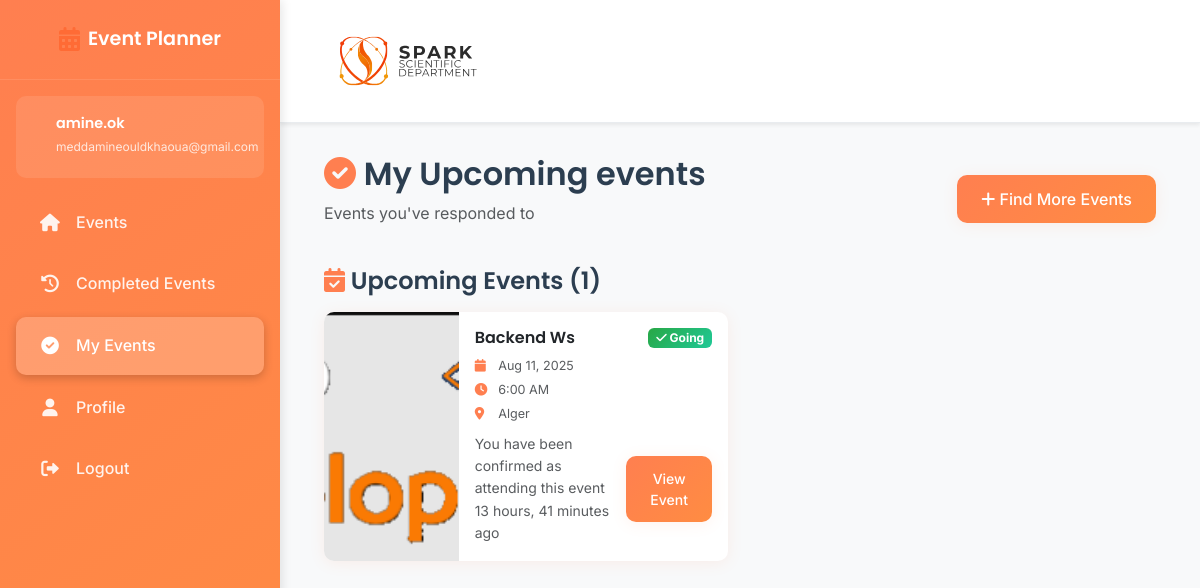
Page /my-rsvps/ (signed in) on the committed database.
### events/models.py (models this page shows, shortened)
class RSVP(models.Model):
    STATUS_CHOICES = [
        ('going', 'Going'),
        ('not_going', 'Not Going'),
    ]
    event = models.ForeignKey(Event, on_delete=models.CASCADE, related_name='rsvps')
    user = models.ForeignKey(User, on_delete=models.CASCADE)
    status = models.CharField(max_length=10, choices=STATUS_CHOICES)
    created_at = models.DateTimeField(default=timezone.now)
    class Meta:
        unique_together = ['event', 'user']

class Event(models.Model):
    title = models.CharField(max_length=200)
    description = models.TextField()
    date = models.DateField()
    time = models.TimeField()
    location = models.CharField(max_length=300)
    duration_days = models.PositiveIntegerField(default=0, help_text="Duration in days")
    duration_hours = models.PositiveIntegerField(default=0, help_text="Duration in hours")
    auto_complete_days = models.PositiveIntegerField(default=0, help_text="Days after event start to auto-complete")
    auto_complete_hours = models.PositiveIntegerField(default=0, help_text="Hours after event start to auto-complete")
    capacity = models.PositiveIntegerField(blank=True, null=True)
    creator = models.ForeignKey(User, on_delete=models.CASCADE, related_name='created_events')
    image = models.ImageField(default='event_default.jpg', upload_to='event_pics')
    end_datetime = models.DateTimeField(blank=True, null=True)
    created_at = models.DateTimeField(default=timezone.now)
    updated_at = models.DateTimeField(auto_now=True)
    is_completed = models.BooleanField(default=False, help_text="Mark this event as manually completed")
    auto_complete_datetime = models.DateTimeField(blank=True, null=True, help_text="Event will be automatically marked as completed at this date and time")
    class Meta:
        ordering = ['date', 'time']

### events/views.py (the view, shortened to what this page needs)
# urls.py: path('my-rsvps/', my_rsvps, name='my-rsvps'),
@login_required
def my_rsvps(request):
    upcoming_rsvps = RSVP.objects.filter(
        user=request.user,
        event__date__gte=timezone.now().date()
    ).select_related('event').order_by('event__date', 'event__time')
    past_rsvps = RSVP.objects.filter(
        user=request.user,
        event__date__lt=timezone.now().date()
    ).select_related('event').order_by('-event__date', '-event__time')
    return render(request, 'events/my_rsvps.html', {
        'upcoming_rsvps': upcoming_rsvps,
        'past_rsvps': past_rsvps,
        'rating_form': RatingForm()
    })

### templates/events/my_rsvps.html (shortened to what this page needs)
{% extends "base.html" %}
{% load static %}
{% block content %}
<div class="container-fluid">
    <div class="row mb-4">
        <div class="col-12">
            <div class="d-flex justify-content-between align-items-center">
                <div>
                    <h2><i class="fas fa-check-circle text-orange"></i> My Upcoming events</h2>
                    <p class="text-muted">Events you've responded to</p>
                </div>
                <a href="{% url 'events-home' %}" class="btn btn-orange">
                    <i class="fas fa-plus"></i> Find More Events
                </a>
            </div>
        </div>
    </div>
    {% if upcoming_rsvps %}
        <div class="row mb-5">
            <div class="col-12">
                <h4 class="mb-3">
                    <i class="fas fa-calendar-check text-orange"></i>
                    Upcoming Events ({{ upcoming_rsvps.count }})
                </h4>
                <div class="row">
                    {% for rsvp in upcoming_rsvps %}
                        <div class="col-lg-6 mb-4">
                            <div class="card hover-lift">
                                <div class="row g-0">
                                    <div class="col-md-4">
                                        {% if rsvp.event.image %}
                                            <img src="{{ rsvp.event.image.url }}" class="img-fluid rounded-start h-100 object-cover" alt="{{ rsvp.event.title }}">
                                        {% else %}
                                            <div class="bg-orange-light d-flex align-items-center justify-content-center h-100 rounded-start">
                                                <i class="fas fa-calendar-alt fa-2x text-orange"></i>
                                            </div>
                                        {% endif %}
                                    </div>
                                    <div class="col-md-8">
                                        <div class="card-body">
                                            <div class="d-flex justify-content-between align-items-start mb-2">
                                                <h6 class="card-title mb-0">{{ rsvp.event.title }}</h6>
                                                <span class="badge {% if rsvp.status == 'going' %}badge-going{% else %}badge-not-going{% endif %}">
                                                    {% if rsvp.status == 'going' %}
                                                        <i class="fas fa-check"></i> Going
                                                    {% else %}
                                                        <i class="fas fa-times"></i> Not Going
                                                    {% endif %}
                                                </span>
                                            </div>
                                            <div class="event-details mb-2">
                                                <small class="text-muted d-block">
                                                    <i class="fas fa-calendar"></i> {{ rsvp.event.date|date:"M d, Y" }}
                                                </small>
                                                <small class="text-muted d-block">
                                                    <i class="fas fa-clock"></i> {{ rsvp.event.time|time:"g:i A" }}
                                                </small>
                                                <small class="text-muted d-block">
                                                    <i class="fas fa-map-marker-alt"></i> {{ rsvp.event.location|truncatechars:25 }}
                                                </small>
                                            </div>
                                            <div class="d-flex justify-content-between align-items-center">
                                                <small class="text-muted">
                                                    You have been confirmed as attending this event {{ rsvp.created_at|timesince }} ago
                                                </small>
                                                <a href="{% url 'event-detail' rsvp.event.pk %}" class="btn btn-orange btn-sm">
                                                    View Event
                                                </a>
                                            </div>
                                        </div>
                                    </div>
                                </div>
                            </div>
                        </div>
                    {% endfor %}
                </div>
            </div>
        </div>
    {% endif %}
</div>
{% endblock content %}

### templates/base.html (shortened to what this page needs)
{% load static %}
<!DOCTYPE html>
<html lang="en">
<head>
    <link href="https://cdn.jsdelivr.net/npm/bootstrap@5.3.0/dist/css/bootstrap.min.css" rel="stylesheet">
    <link rel="stylesheet" href="https://cdnjs.cloudflare.com/ajax/libs/font-awesome/6.0.0/css/all.min.css">
    {% load static %}
    <link rel="stylesheet" type="text/css" href="{% static 'css/main.css' %}">
    <link href='https://cdn.jsdelivr.net/npm/fullcalendar@6.1.8/main.min.css' rel='stylesheet' />
</head>
<body>
    <div class="wrapper">
        {% if user.is_authenticated %}
        <nav class="sidebar" id="sidebar">
            <div class="sidebar-header">
                <div class="logo">
                    <i class="fas fa-calendar-alt"></i>
                    <span>Event Planner</span>
                </div>
            </div>
            <div class="sidebar-content">
                <div class="user-info">
                    <div class="user-details">
                        <h6>{{ user.first_name|default:user.username }}</h6>
                        <small>{{ user.email }}</small>
                    </div>
                </div>
                <ul class="nav-links">
                    <li class="nav-item">
                        <a href="{% url 'events-home' %}" class="nav-link {% if request.resolver_match.url_name == 'events-home' %}active{% endif %}">
                            <i class="fas fa-home"></i>
                            <span>Events</span>
                        </a>
                    </li>
                    <li class="nav-item">
                        <a href="{% url 'completed-events' %}" class="nav-link {% if request.resolver_match.url_name == 'completed-events' %}active{% endif %}">
                            <i class="fas fa-history"></i>
                            <span>Completed Events</span>
                        </a>
                    </li>
                    <li class="nav-item">
                        <a href="{% url 'my-rsvps' %}" class="nav-link {% if request.resolver_match.url_name == 'my-rsvps' %}active{% endif %}">
                            <i class="fas fa-check-circle"></i>
                            <span>My Events</span>
                        </a>
                    </li>
                    <li class="nav-item">
                        <a href="{% url 'profile' %}" class="nav-link {% if request.resolver_match.url_name == 'profile' %}active{% endif %}">
                            <i class="fas fa-user"></i>
                            <span>Profile</span>
                        </a>
                    </li>
                    <li class="nav-item">
                        <a href="{% url 'logout' %}" class="nav-link">
                            <i class="fas fa-sign-out-alt"></i>
                            <span>Logout</span>
                        </a>
                    </li>
                </ul>
            </div>
        </nav>
        {% endif %}
        <div class="main-content {% if not user.is_authenticated %}full-width{% endif %}">
            <nav class="navbar navbar-expand-lg navbar-light bg-white shadow-sm">
                <div class="container-fluid">
                    {% if user.is_authenticated %}
                        <a class="navbar-brand" href="{% url 'events-home' %}">
                            <img src="{% static 'images/SPARK-03.svg' %}" alt="Event Planner Logo" height="80">
                        </a>
                    {% else %}
                        <a class="navbar-brand" href="{% url 'events-home' %}">
                            <i class="fas fa-calendar-alt text-orange"></i>
                            Event Planner
                        </a>
                    {% endif %}
                </div>
            </nav>
            <div class="content-wrapper">
                {% block content %}{% endblock content %}
            </div>
        </div>
    </div>
</body>
</html>

### static/css/main.css (style rules this page uses)
:root { --orange-primary: #FF7F50; --orange-secondary: #FF8C42; --orange-light: #FFB347; --orange-lightest: #FFE5B4; --gray-dark: #2c3e50; --gray-medium: #6c757d; --gray-light: #f8f9fa; --white: #ffffff; --shadow: 0 2px 15px rgba(255, 127, 80, 0.1); --shadow-hover: 0 5px 25px rgba(255, 127, 80, 0.2); --border-radius: 10px; --transition: all 0.3s ease; }
* { margin: 0; padding: 0; box-sizing: border-box; }
body { font-family: 'Inter', sans-serif; background-color: var(--gray-light); color: var(--gray-dark); line-height: 1.6; }
h1, h2, h3, h4, h5, h6 { font-family: 'Poppins', sans-serif; font-weight: 600; color: var(--gray-dark); }
.wrapper { display: flex; min-height: 100vh; }
.sidebar { width: 280px; background: linear-gradient(145deg, var(--orange-primary), var(--orange-secondary)); color: var(--white); position: fixed; height: 100vh; z-index: 1000; transition: var(--transition); box-shadow: 2px 0 10px rgba(0,0,0,0.1); }
.sidebar-header { padding: 1.5rem; border-bottom: 1px solid rgba(255,255,255,0.1); }
.logo { display: flex; align-items: center; font-size: 1.5rem; font-weight: 700; font-family: 'Poppins', sans-serif; }
.logo i { margin-right: 0.5rem; font-size: 1.8rem; }
.sidebar-content { padding: 1rem 0; }
.user-info { display: flex; align-items: center; padding: 1rem 1.5rem; margin-bottom: 1rem; background: rgba(255,255,255,0.1); margin: 0 1rem 1rem 1rem; border-radius: var(--border-radius); }
.user-details h6 { color: var(--white); margin: 0; font-size: 0.9rem; }
.user-details small { color: rgba(255,255,255,0.8); font-size: 0.75rem; }
.nav-links { list-style: none; padding: 0; }
.nav-item { margin: 0.25rem 1rem; }
.nav-link { display: flex; align-items: center; padding: 1rem 1.5rem; color: rgba(255,255,255,0.9); text-decoration: none; border-radius: var(--border-radius); transition: var(--transition); font-weight: 500; }
.nav-link.active { background: rgba(255,255,255,0.2); color: var(--white); box-shadow: 0 3px 10px rgba(0,0,0,0.2); }
.nav-link i { margin-right: 1rem; font-size: 1.1rem; width: 20px; text-align: center; }
.main-content { margin-left: 280px; flex: 1; transition: var(--transition); }
.navbar { border-bottom: 1px solid #e9ecef; padding: 1rem 2rem; }
.navbar-brand { font-family: 'Poppins', sans-serif; font-weight: 700; font-size: 1.5rem; color: var(--gray-dark) !important; text-decoration: none; }
.btn-orange { background: linear-gradient(135deg, var(--orange-primary), var(--orange-secondary)); border: none; color: var(--white); font-weight: 500; padding: 0.75rem 1.5rem; border-radius: var(--border-radius); transition: var(--transition); box-shadow: var(--shadow); }
.content-wrapper { padding: 2rem; min-height: calc(100vh - 80px); }
.card { border: none; border-radius: var(--border-radius); box-shadow: var(--shadow); transition: var(--transition); overflow: hidden; }
.event-details { color: var(--gray-medium); font-size: 0.9rem; margin-bottom: 1rem; }
.event-details i { color: var(--orange-primary); margin-right: 0.5rem; width: 16px; }
.badge-going { background: linear-gradient(135deg, #28a745, #20c997); color: var(--white); }
.sidebar-header { display: flex; justify-content: center; align-items: center; position: relative; }
.logo { font-size: 1.2rem; font-weight: 600; color: white; }
.logo i { font-size: 1.5rem; margin-right: 0.5rem; color: #ff6b35; }
.text-orange { color: var(--orange-primary) !important; }
.hover-lift { transition: var(--transition); }

### templates/events/my_rsvps.html (style rules this page uses)
.object-cover { object-fit: cover; }
.event-details small { margin-bottom: 0.25rem; }
.event-details i { width: 12px; margin-right: 0.5rem; color: var(--orange-primary); }
.card-body { position: relative; }
.badge-going { background: linear-gradient(135deg, #28a745, #20c997); }

### rows in the picture
RSVP: event.image (picture), event "Backend Ws", status "going" (drawn), event "Aug 11, 2025", event.time "6:00 AM", event.location "Alger", created_at "13 hours, 41 minutes"

### other values in the picture
{{ user.first_name|default:user.username }} "amine.ok"
{{ user.email }} "meddamineouldkhaoua@gmail.com"
{{ upcoming_rsvps.count }} "1"
